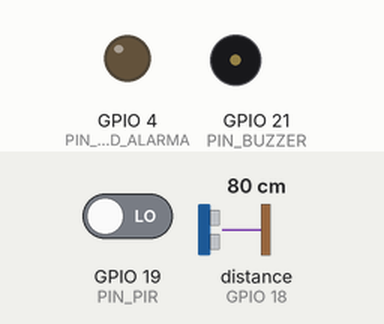
Simulated run of this sketch. Board: ESP32. On the bench: output pins drawn as LEDs (lit = HIGH), buzzer (waves = sounding). Wiring (inferred from the names in the program): ultrasonic range finder: trigger GPIO 5; echo GPIO 18. Inputs (shaded band) come from the test bench; at power-on: distance to the obstacle (sensor on GPIO 18) 80 cm, GPIO 19 (PIN_PIR) LOW. The echo pulse lasts 58.3 µs per cm; pins used as bus, display or sensor lines are not drawn; what the sketch prints to the serial monitor is not drawn.

Above: at 1.8 s.
1.9 s: distance to the obstacle (sensor on GPIO 18) set to 56 cm
3.4 s: distance to the obstacle (sensor on GPIO 18) set to 47 cm
At 4.8 s:
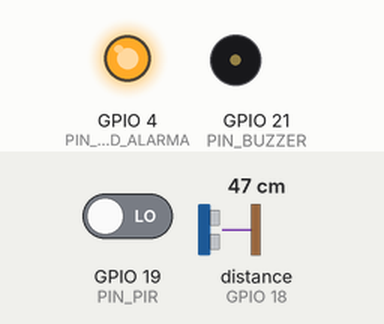
Timing chart, 0 to 17.0 s (numbered marks = the images above; inputs shaded):
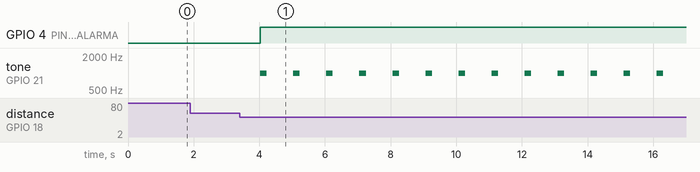

Measured:
- the behaviour switches between 51 and 50 cm on distance to the obstacle (sensor on GPIO 18) (found by bisection; images 0 and 1)
- after the input at 1.9 s, every drawn part: stays the same
- after the input at 3.4 s, GPIO 4 (PIN_LED_ALARMA): LOW → HIGH after 0.63 s; tone on GPIO 21 (PIN_BUZZER): alternates 1000 Hz for 0.20 s and silent for 0.81 s, starting after 0.63 s

The sketch:

sketch.ino
```cpp
/*
  ==========================================================================
  AUTO-SOLUTIONS - PROYECTO 2: SISTEMA DE SEGURIDAD CON PIR (ESP32 + Wokwi)
  Integración ODS 11 (Ciudades y Comunidades Sostenibles)
  ==========================================================================
*/

#include <WiFi.h>

const int PIN_PIR = 19;        // Sensor infrarrojo de movimiento PIR
const int PIN_TRIG = 5;        // HC-SR04 Trigger
const int PIN_ECHO = 18;       // HC-SR04 Echo
const int PIN_BUZZER = 21;     // Zumbador piezoeléctrico
const int PIN_LED_ALARMA = 4;  // LED Alarma estroboscópica

void setup() {
  Serial.begin(115200);
  pinMode(PIN_PIR, INPUT);
  pinMode(PIN_TRIG, OUTPUT);
  pinMode(PIN_ECHO, INPUT);
  pinMode(PIN_BUZZER, OUTPUT);
  pinMode(PIN_LED_ALARMA, OUTPUT);

  Serial.println("🔐 Sistema de Seguridad Escolar Iniciado.");
}

void loop() {
  // 1. Lectura Sensor PIR
  int movimiento = digitalRead(PIN_PIR);

  // 2. Lectura Sensor Ultrasónico HC-SR04
  digitalWrite(PIN_TRIG, LOW);
  delayMicroseconds(2);
  digitalWrite(PIN_TRIG, HIGH);
  delayMicroseconds(10);
  digitalWrite(PIN_TRIG, LOW);

  long duracion = pulseIn(PIN_ECHO, HIGH);
  float distanciaCm = duracion * 0.0343 / 2.0; // Matemática STEM: Velocidad del sonido (343 m/s)

  // 3. Imprimir Telemetría JSON
  Serial.print("{\"proyecto\":\"seguridad\",\"movimiento\":");
  Serial.print(movimiento ? "\"DETECTADO\"" : "\"INACTIVO\"");
  Serial.print(",\"distancia_cm\":");
  Serial.print(distanciaCm, 1);

  // 4. Lógica de Alarma Inteligente
  if (movimiento == HIGH || distanciaCm < 50.0) {
    digitalWrite(PIN_LED_ALARMA, HIGH);
    tone(PIN_BUZZER, 1000, 200); // Tono de 1000 Hz
    Serial.println(",\"estado_alarma\":\"ALERTA_ACTIVA\"}");
  } else {
    digitalWrite(PIN_LED_ALARMA, LOW);
    noTone(PIN_BUZZER);
    Serial.println(",\"estado_alarma\":\"SEGURO\"}");
  }

  delay(1000);
}
```
